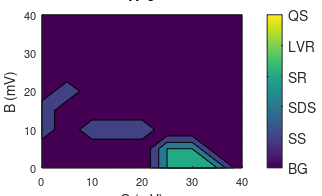
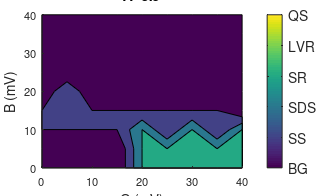
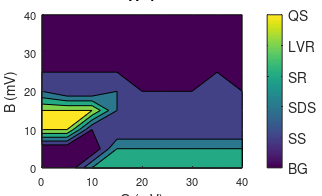
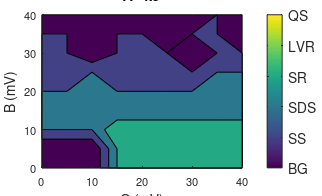

MATLAB code for these plots, in order:
% script created by Richard Balson 25/11/2012

% description
% ~~~~~~~~~~~
% This script produces a contour plot of the results from the Wendling Model

% last edit
% ~~~~~~~~~

% 

% next edit
% ~~~~~~~~~

% 

% Beginning of script
% ~~~~~~~~~~~~~~~~~~~~~

% Clear workspace
% ~~~~~~~~~~~
clear
close all
clc
%%

% Dynamic variables
% ~~~~~~~~~~~~~~~~~~~~~~~~~~

DA = 9; % Number of different values for A
DB = 9; % Number of different values for B
DG =9;% Number of different values for G

Max_A =7;% Specify maximum value for A
Min_A =3; % Specify minimum value for A

Max_B = 40;% Specify maximum value for B
Min_B=0;% Specify minimum value for B

Max_G = 40; %Specify maximum value for G
Min_G =0; %Specify minimum value for G

% Bg =1; % Specify simulation value for background iEEG
% Ss =2;  % Specify simulation value for sporadic spiking iEEG
% Sd =3; % Specify simulation value for sustained discharge of spiking iEEG
% Sr=4; % Specify simulation value for slow rhythmic iEEG
% Lvr =5; %Specify simulation value for low volatage rapid iEEG
% Qs = 6; %Specify simulation value for quasi sinusoidal iEEG

Bg =1; % Specify simulation value for background iEEG
Ss =1.5;  % Specify simulation value for sporadic spiking iEEG
Sd =2; % Specify simulation value for sustained discharge of spiking iEEG
Sr=2.5; % Specify simulation value for slow rhythmic iEEG
Lvr =3; %Specify simulation value for low volatage rapid iEEG
Qs = 3.5; %Specify simulation value for quasi sinusoidal iEEG

% Static Varaibles
% ~~~~~~~~~~~~~~~~~~~~~~~~~~~~~~

A_values = linspace(Min_A,Max_A,DA); % Specify all values for A

B_values = linspace(Min_B,Max_B,DB); % Specify all values for B

G_values = linspace(Min_G,Max_G,DG); % Specify all values for G

% Simulation Results
% ~~~~~~~~~~~~~~~~~~~~~
% A=3

Sim_out(1,:,1) = [Bg*ones(1,5) Sr Sr Sr Bg]; % Results for B=0
Sim_out(2,:,1) = [Bg*ones(1,5) Sr Sr Bg Bg]; % Results for B=5
Sim_out(3,:,1) = [Sd Bg Sd Sd Sd Bg*ones(1,4)]; % Results for B=10
Sim_out(4,:,1) = [Sd Bg*ones(1,8)]; % Results for B=15
Sim_out(5,:,1) = [Bg Sd Bg*ones(1,7)]; % Results for B=20
Sim_out(6,:,1) = [Bg*ones(1,9)]; % Results for B=25
Sim_out(7,:,1) = [Bg*ones(1,9)]; % Results for B=30
Sim_out(8,:,1) = [Bg*ones(1,9)]; % Results for B=35
Sim_out(9,:,1) = [Bg*ones(1,9)]; % Results for B=40

% A =3.5

Sim_out(1,:,2) = [Bg*ones(1,4) Sr*ones(1,5)]; % Results for B=0
Sim_out(2,:,2) = [Bg*ones(1,4) Sr*ones(1,5)]; % Results for B=5
Sim_out(3,:,2) = [Ss*ones(1,4) Sr Ss Sr Ss Sr]; % Results for B=10
Sim_out(4,:,2) = [Ss*ones(1,8) Bg]; % Results for B=15
Sim_out(5,:,2) = [Bg Sd Bg*ones(1,7)]; % Results for B=20
Sim_out(6,:,2) = [Bg*ones(1,9)]; % Results for B=25
Sim_out(7,:,2) = [Bg*ones(1,9)]; % Results for B=30
Sim_out(8,:,2) = [Bg*ones(1,9)]; % Results for B=35
Sim_out(9,:,2) = [Bg*ones(1,9)]; % Results for B=40

% A =4

Sim_out(1,:,3) = [Bg Bg Sr*ones(1,7)]; % Results for B=0
Sim_out(2,:,3) = [Bg Bg Bg Sr*ones(1,6)]; % Results for B=5
Sim_out(3,:,3) = [Qs Qs Ss*ones(1,7)]; % Results for B=10
Sim_out(4,:,3) = [Qs Qs Qs Sd Ss Sd Ss Ss Ss]; % Results for B=15
Sim_out(5,:,3) = [Sd Ss Ss Sd Ss*ones(1,5)]; % Results for B=20
Sim_out(6,:,3) = [Ss*ones(1,4) Bg Bg Bg Ss Bg]; % Results for B=25
Sim_out(7,:,3) = [Bg*ones(1,9)]; % Results for B=30
Sim_out(8,:,3) = [Bg*ones(1,9)]; % Results for B=35
Sim_out(9,:,3) = [Bg*ones(1,9)]; % Results for B=40


% A=4.5

Sim_out(1,:,4) = [Bg Bg Bg Sr*ones(1,6)]; % Results for B=0
Sim_out(2,:,4) = [Bg Bg Bg Sr*ones(1,6)]; % Results for B=5
Sim_out(3,:,4) = [Sd Sd Sd Lvr*ones(1,6)]; % Results for B=10
Sim_out(4,:,4) = [Sd*ones(1,9)]; % Results for B=15
Sim_out(5,:,4) = [Sd*ones(1,9)]; % Results for B=20
Sim_out(6,:,4) = [Ss Ss Sd Ss*ones(1,4) Sd Sd]; % Results for B=25
Sim_out(7,:,4) = [Ss Ss Bg Ss Ss Ss Bg Ss Ss]; % Results for B=30
Sim_out(8,:,4) = [Ss Ss Bg Ss Ss Bg Ss Ss Bg]; % Results for B=35
Sim_out(9,:,4) = [Bg*ones(1,5) Ss Bg Ss Bg]; % Results for B=40

% A =5

Sim_out(1,:,5) = [Bg Bg Bg Sr*ones(1,6)]; % Results for B=0
Sim_out(2,:,5) = [Bg Bg Bg Sr*ones(1,6)]; % Results for B=5
Sim_out(3,:,5) = [Qs Qs Sd Sd Lvr*ones(1,5)]; % Results for B=10
Sim_out(4,:,5) = [Qs*ones(1,4) Sd Qs Sd Sd Sd]; % Results for B=15
Sim_out(5,:,5) = [Qs*ones(1,4) Sd Sd Qs Qs Sd]; % Results for B=20
Sim_out(6,:,5) = [Sd Sd Qs Sd Sd Sd Ss Sd Qs]; % Results for B=25
Sim_out(7,:,5) = [Sd Sd Ss Sd Ss Ss Ss Sd Ss]; % Results for B=30
Sim_out(8,:,5) = [Ss Sd Ss*ones(1,7)]; % Results for B=35
Sim_out(9,:,5) = [Sd Bg Ss*ones(1,7)]; % Results for B=40

% A =5.5

Sim_out(1,:,6) = [Bg*ones(1,4) Sr*ones(1,5)]; % Results for B=0
Sim_out(2,:,6) = [Bg*ones(1,4) Sr*ones(1,5)]; % Results for B=5
Sim_out(3,:,6) = [Qs Qs Sd Sd Sd Lvr*ones(1,4)]; % Results for B=10
Sim_out(4,:,6) = [Qs Qs Qs Sd Qs Qs Qs Sd Qs]; % Results for B=15
Sim_out(5,:,6) = [Qs Qs Qs Sd Qs Qs Qs Sd Qs]; % Results for B=20
Sim_out(6,:,6) = [Sd*ones(1,4) Qs Sd*ones(1,4)]; % Results for B=25
Sim_out(7,:,6) = [Sd Ss Sd Ss Sd Sd Sd Ss Sd]; % Results for B=30
Sim_out(8,:,6) = [Ss Sd*ones(1,4) Ss Sd Ss Sd]; % Results for B=35
Sim_out(9,:,6) = [Ss*ones(1,9)]; % Results for B=40

% A=6

Sim_out(1,:,7) = [Bg*ones(1,4) Sr*ones(1,5)]; % Results for B=0
Sim_out(2,:,7) = [Bg*ones(1,4) Sr*ones(1,5)]; % Results for B=5
Sim_out(3,:,7) = [Qs Qs Qs Sd Lvr*ones(1,5)]; % Results for B=10
Sim_out(4,:,7) = [Qs Qs Qs Sd*ones(1,6)]; % Results for B=15
Sim_out(5,:,7) = [Qs Sd*ones(1,8)]; % Results for B=20
Sim_out(6,:,7) = [Sd*ones(1,9)]; % Results for B=25
Sim_out(7,:,7) = [Sd*ones(1,9)]; % Results for B=30
Sim_out(8,:,7) = [Sd Sd Ss Sd*ones(1,6)]; % Results for B=35
Sim_out(9,:,7) = [Sd Sd Ss Sd Sd Ss*ones(1,4)]; % Results for B=40

% A =6.5

Sim_out(1,:,8) = [Bg*ones(1,5) Sr*ones(1,4)]; % Results for B=0
Sim_out(2,:,8) = [Bg*ones(1,5) Sr*ones(1,4)]; % Results for B=5
Sim_out(3,:,8) = [Qs Qs Sd Sd Lvr*ones(1,5)]; % Results for B=10
Sim_out(4,:,8) = [Qs Qs Sd*ones(1,5) Qs Qs]; % Results for B=15
Sim_out(5,:,8) = [Qs Qs Qs Sd*ones(1,6)]; % Results for B=20
Sim_out(6,:,8) = [Sd*ones(1,9)]; % Results for B=25
Sim_out(7,:,8) = [Sd*ones(1,9)]; % Results for B=30
Sim_out(8,:,8) = [Sd*ones(1,9)]; % Results for B=35
Sim_out(9,:,8) = [Sd Sd Ss Ss Sd Sd Ss Sd Ss]; % Results for B=40

% A =7

Sim_out(1,:,9) = [Bg*ones(1,5) Sr*ones(1,4)]; % Results for B=0
Sim_out(2,:,9) = [Bg*ones(1,5) Sr*ones(1,4)]; % Results for B=5
Sim_out(3,:,9) = [Qs Qs Qs Lvr Sd Lvr*ones(1,4)]; % Results for B=10
Sim_out(4,:,9) = [Qs*ones(1,4) Sd Qs*ones(1,4)]; % Results for B=15
Sim_out(5,:,9) = [Qs Qs Qs Sd*ones(1,6)]; % Results for B=20
Sim_out(6,:,9) = [Sd*ones(1,9)]; % Results for B=25
Sim_out(7,:,9) = [Sd*ones(1,9)]; % Results for B=30
Sim_out(8,:,9) = [Sd*ones(1,9)]; % Results for B=35
Sim_out(9,:,9) = [Sd Ss Sd Sd Ss Ss Sd Sd Sd]; % Results for B=40

    % defines bits for plotting
    % ~~~~~~~~~~~~~~~~~~~~~~~~~
    label_fontsize = 10;            % point
    tick_fontsize = 8;              % point
    fig_left_pos = 5;               % cms
    fig_bottom_pos = 5;             % cms
    fig_width = 8.2;                % cms
    fig_height = 5;                 % cms
    fig_dirname = 'C:\Users\Richard\Desktop\PhD\Projects\Images\Images\fig';              % default directory for figure files
    fig_name = 'FR2PSPKernel.fig';
    fig_dirandname = [fig_dirname fig_name];
    colorbar_font = 6;
    % Plot 
    % ~~~~~~~~~~~~~~~~~~~~~
    
    % A =3
    
    for k = 1:DA
        
        A = A_values(k)*10;
    
        fig = figure('name',['WMSim_ResultsA_',int2str(A)],...
        'units','centimeters',...
        'position',[fig_left_pos fig_bottom_pos fig_width fig_height],...
        'papersize',[fig_width fig_height],...
        'filename',fig_dirandname,...
        'PaperPositionMode','auto')
    [c,h] = contourf(G_values,B_values,Sim_out(:,:,k),[1,Bg:0.5:Qs]);
    set(gca,'fontsize',tick_fontsize)
    xlabel('G (mV)','fontsize',label_fontsize)
    ylabel('B (mV)','fontsize',label_fontsize)  
    a= colorbar('YTickLabel',{'BG','SS','SDS','SR','LVR','QS'});
    caxis([Bg Qs]);
%         set(a,'fontsize',colorbar_font);
%             b= get(a,'OuterPosition')
%     set(a,'OuterPosition',[b(1) b(2) b(3) 1*b(4)]);

%     b= get(a,'Position')
%     set(a,'Position',[b(1) b(2) b(3) 0.5*b(4)]);
%     b= get(fig,'Position')
%     set(fig,'Position',[b(1) b(2) b(3) 0.9*b(4)])

    title(['A=',num2str(A_values(k))],'fontsize',label_fontsize);
    box off;
    print(gcf, '-dpdf', '-r600', ['Wendling_Sim_A_',int2str(A),'.pdf'])
    
    colorM = [0 0 1; 0 0.5 0.5; 0 1 0; 0.5 0.5 0; 1 0 0; 1 1 1]
    
    end

